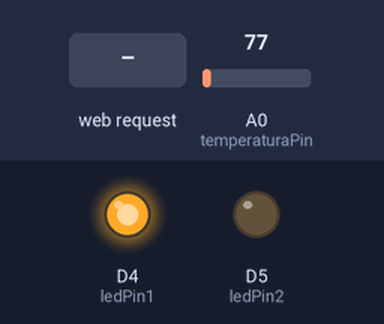
Simulated run of this sketch. Board: ESP8266 (NodeMCU). On the bench: output pins drawn as LEDs (lit = HIGH). Dashed ring = blinking. Inputs (shaded band) come from the test bench; at power-on: A0 (temperaturaPin) = 77. WiFi joins after 1.5 s; servers stay silent unless stated; random numbers use the default seed unless the sketch sets one; what the sketch prints to the serial monitor is not drawn.

Above: at 4.2 s.
4.3 s: A0 (temperaturaPin) set to 91
7.5 s: A0 (temperaturaPin) set to 107
At 9.8 s:
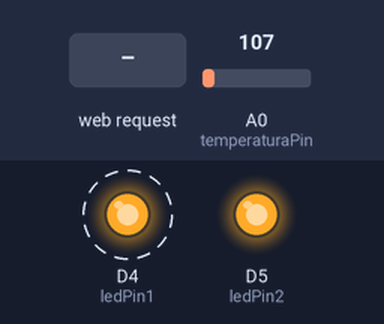
11.5 s: HTTP request GET /metadatos?tipo=xml received
14.5 s: HTTP request GET /metadatos?tipo=json received
18.5 s: A0 (temperaturaPin) set to 92
At 19.5 s:
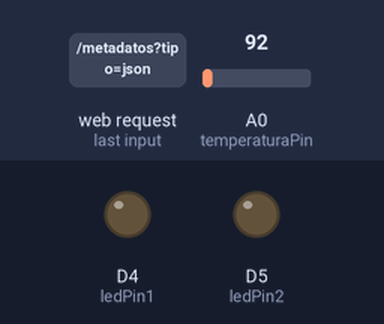
22.5 s: A0 (temperaturaPin) set to 130
At 26.5 s:
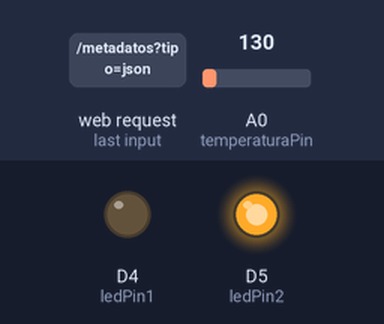
Timing chart, 0 to 27.5 s (numbered marks = the images above; inputs shaded):
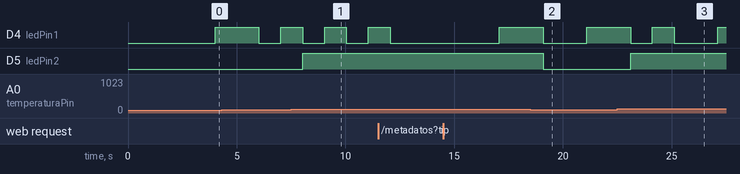

Measured:
- the behaviour switches between 99 and 100 on A0 (temperaturaPin) (found by bisection; images 0 and 1)
- after the input at 7.5 s, D5 (ledPin2): LOW → HIGH after 0.53 s
- after the input at 18.5 s, D5 (ledPin2): HIGH → LOW after 0.59 s
- after the input at 22.5 s, D5 (ledPin2): LOW → HIGH after 0.61 s

The sketch:

1.ESPNodeServidorWebRequest.ino
```cpp
#include <ESP8266WiFi.h>
// WiFi parameters
//const char* ssid = "IoTIC";
//const char* password = "interaccioneinteligencia";
//const char* ssid = "264083978257";
//const char* password = "170062167853";
const char* ssid = "andres";
const char* password = "1234qwer";

WiFiServer server(80);

//Parametros de los pines
const int temperaturaPin = A0;
const int fotoCeldapin = A0;
const int ledPin1 = D4;
const int ledPin2 = D5;

const int umbralLuz = 500;
const int umbralTemp = 32;

void configurarWifi(void){
  delay(10);
  // We start by connecting to a WiFi network
  Serial.println();
  Serial.print("Connecting to ");
  Serial.println(ssid);
  WiFi.begin(ssid, password);

  while (WiFi.status() != WL_CONNECTED)
  {
    delay(500);
    Serial.print(".");
  }
  Serial.println("");
  Serial.println("WiFi connected");
  // Print the IP address
  Serial.println("IP address: ");
  Serial.println(WiFi.localIP());
}

char* retornarMetadatosXML() {
  char* id = "<?xml version=\"1.0\" encoding=\"UTF-8\"?><objetoIoT xmlns:xsi=\"http://www.w3.org/2001/XMLSchema-instance\" id=\"192.168.127.15\" xsi:noNamespaceSchemaLocation=\"id.xsd\">   <gateway>      <propiedades>         <nombre>ESP8266</nombre>         <modelo>nodemcu 12E</modelo>         <fabricante>EspressIf</fabricante>      </propiedades>      <recursos>     <recursoIoT>            <tipo>sensor</tipo>            <senal>analoga</senal>            <voltaje rangoinicial=\"3\" rangoFinal=\"1023\"/>            <dispositivo>FotoCelda</dispositivo>         </recursoIoT>    <recursoIoT>            <tipo>actuador</tipo>            <senal>digital</senal>            <voltaje rangoInicial=\"0\" rangoFinal=\"1\"/>            <dispositivo>LED</dispositivo>         </recursoIoT>     <recursoIoT>            <tipo>sensor</tipo>            <senal>analoga</senal>            <voltaje rangoinicial=\"3\" rangoFinal=\"1023\"/>            <dispositivo>TMP35</dispositivo>         </recursoIoT>         <recursoIoT>            <tipo>actuador</tipo>            <senal>digital</senal>            <voltaje rangoinicial=\"0\" rangoFinal=\"1\"/>            <dispositivo>LED</dispositivo>         </recursoIoT>      </recursos>   </gateway></objetoIoT>";
  return id;
}

char* retornarMetadatosJSON() {
  char* id = "{   \"@id\": \"192.168.127.15\",   \"@noNamespaceSchemaLocation\": \"id.xsd\",   \"gateway\": {      \"propiedades\": {         \"nombre\": \"ESP8266\",         \"modelo\": \"nodemcu 12E\",         \"fabricante\": \"EspressIf\"      },      \"recursos\": [         {            \"tipo\": \"sensor\",            \"senal\": \"analoga\",            \"voltaje\": {               \"@rangoinicial\": \"3\",               \"@rangoFinal\": \"1023\"            },            \"dispositivo\": \"FotoCelda\"         },         {            \"tipo\": \"actuador\",            \"senal\": \"digital\",            \"voltaje\": {               \"@rangoInicial\": \"0\",               \"@rangoFinal\": \"1\"            },            \"dispositivo\": \"LED\"         },         {            \"tipo\": \"sensor\",            \"senal\": \"analoga\",            \"voltaje\": {               \"@rangoinicial\": \"3\",               \"@rangoFinal\": \"1023\"            },            \"dispositivo\": \"TMP35\"         },         {            \"tipo\": \"actuador\",            \"senal\": \"digital\",            \"voltaje\": {               \"@rangoinicial\": \"0\",               \"@rangoFinal\": \"1\"            },            \"dispositivo\": \"LED\"         }      ]   }}";
  return id;
}

String retornarMedidasXML(float temperatura, int estado1, int estado2, float voltaje) {
  String medidas = "<?xml version=\"1.0\" encoding=\"UTF-8\"?><observacion xmlns:xsi=\"http://www.w3.org/2001/XMLSchema-instance\" id=\"192.168.127.15\" xsi:noNamespaceSchemaLocation=\"medida.xsd\">   <entidad nombre=\"mesa\">      <recursoIoT tipo=\"sensor\">         <caracteristica propiedad=\"luz\">";
  medidas += voltaje;
  medidas += "</caracteristica>         <unidad>voltio</unidad>         <lugar lat=\"24.7\" lon=\"76.5\" ele=\"1756\" />      </recursoIoT>      <recursoIoT tipo=\"actuador\">         <dispositivo nombre=\"bombillo\" numero=\"1\">            <estado>";
  medidas += estado1;
  medidas += "</estado>         </dispositivo>         <lugar lat=\"24.7\" lon=\"76.5\" ele=\"1756\" />      </recursoIoT>      <recursoIoT tipo=\"sensor\">         <caracteristica propiedad=\"temperatura\">";
  medidas += temperatura;
  medidas += "</caracteristica>         <unidad>grados centigrados</unidad>         <lugar lat=\"24.7\" lon=\"76.5\" ele=\"1756\" />      </recursoIoT>      <recursoIoT tipo=\"actuador\">         <dispositivo nombre=\"bombillo\" numero=\"2\">            <estado>";
  medidas += estado2;
  medidas += "</estado>         </dispositivo>         <lugar lat=\"24.7\" lon=\"76.5\" ele=\"1756\" />      </recursoIoT>   </entidad></observacion>";
  return medidas;
}

String retornarMedidasJSON(float temperatura, int estado1,  int estado2, float voltaje) {
  String medidas = "{   \"@id\": \"192.168.127.15\",   \"@noNamespaceSchemaLocation\": \"medida.xsd\",   \"entidad\": {      \"@nombre\": \"mesa\",      \"recursoIoT\": [         {            \"@tipo\": \"sensor\",            \"caracteristica\": {               \"@propiedad\": \"luz\",               \"#text\": \"";
  medidas += voltaje;
  medidas += "\"            },            \"unidad\": \"voltio\",            \"lugar\": {               \"@lat\": \"24.7\",               \"@lon\": \"76.5\",               \"@ele\": \"1756\"            }         },         {            \"@tipo\": \"actuador\",            \"dispositivo\": {               \"@nombre\": \"bombillo\",               \"@numero\": \"1\",               \"estado\": \"";
  medidas += estado1;
  medidas += "\"            },            \"lugar\": {               \"@lat\": \"24.7\",               \"@lon\": \"76.5\",               \"@ele\": \"1756\"            }         },         {            \"@tipo\": \"sensor\",            \"caracteristica\": {               \"@propiedad\": \"temperatura\",               \"#text\": \"";
  medidas += temperatura;
  medidas += "\"            },            \"unidad\": \"grados centigrados\",            \"lugar\": {               \"@lat\": \"24.7\",               \"@lon\": \"76.5\",               \"@ele\": \"1756\"            }         },         {            \"@tipo\": \"actuador\",            \"dispositivo\": {               \"@nombre\": \"bombillo\",               \"@numero\": \"2\",               \"estado\": \"";
  medidas += estado2;
  medidas += "\"            },            \"lugar\": {               \"@lat\": \"24.7\",               \"@lon\": \"76.5\",               \"@ele\": \"1756\"            }         }      ]   }}";
  return medidas;
}

void setup()
{
  // Inicializar el puerto serial
  Serial.begin(115200);
  delay(1500);

  // prepare GPIO2
  pinMode(ledPin1, OUTPUT);
  pinMode(ledPin2, OUTPUT);

  // Connect to WiFi network
  Serial.println();
  Serial.println();
  Serial.print("Connecting to ");
  Serial.println(ssid);

  WiFi.begin(ssid, password);

  while (WiFi.status() != WL_CONNECTED) {
    delay(500);
    Serial.print(".");
  }
  Serial.println("");
  Serial.println("WiFi connected");

  // Start the server
  server.begin();
  Serial.println("Server started");

  // Print the IP address
  Serial.println(WiFi.localIP());

  randomSeed(analogRead(A0));
}

void loop()
{
  //En caso de Ser una FotoCelda
  //valoranalogo = analogRead(fotoCeldapin);
  int valorFotoCelda = random(0,1023);
  Serial.print("Valor analogo: ");
  Serial.print(valorFotoCelda);
  Serial.print(" ADC --- ");

  int estado1 = 0;
  //En caso de Ser un Led
  if(valorFotoCelda > umbralLuz) {
    digitalWrite(ledPin1, HIGH);   // turn the LED on (HIGH is the voltage level)
    estado1 = 1;
    Serial.println("Bombillo 1 ON");
  }
  else {
    digitalWrite(ledPin1, LOW);    // turn the LED off by making the voltage LOW
    Serial.println("Bombillo 1 OFF");
  }

  //En caso de Ser un TMP35
  int valorAnalogo = analogRead(temperaturaPin);
  float temperatura = 3.3 * valorAnalogo * 100.0 / 1024.0;
  //impresión en la pantalla seria del IDE arduino
  Serial.print("Temperatura: ");
  Serial.print(temperatura);
  //Serial.print(" ");
  Serial.print(" ℃ --- ");

  int estado2 = 0;
  //En caso de Ser un Led
  if(temperatura > umbralTemp){
    digitalWrite(ledPin2, HIGH);   // turn the LED on (HIGH is the voltage level)
    estado2 = 1;
    Serial.println("Bombillo 2 ON");
  }
  else {
      digitalWrite(ledPin2, LOW);    // turn the LED off by making the voltage LOW
      Serial.println("Bombillo 2 OFF");
  }

// Comprobar si se ha conectado algun cliente
  WiFiClient cliente = server.available();
  String req = cliente.readStringUntil('r');
  Serial.println(req);
  cliente.flush();

  // Match the request
  if (req.indexOf("/metadatos?tipo=xml") != -1) {
    Serial.println("Cliente conectado...");
    Serial.println("Enviando Metadatos XML");
    cliente.println( retornarMetadatosXML() );
  }
  else if (req.indexOf("/metadatos?tipo=json") != -1) {
    Serial.println("Cliente conectado...");
    Serial.println("Enviando Metadatos JSON");
    cliente.println( retornarMetadatosJSON() );
  }
  else if (req.indexOf("/medidas?tipo=xml") != -1 ){
    Serial.println("Cliente conectado...");
    Serial.println("Enviando Medidas XML");
    cliente.println( retornarMedidasXML(temperatura,estado1,estado2,valorFotoCelda) );
  }
  else if (req.indexOf("/medidas?tipo=json") != -1 ){
    Serial.println("Cliente conectado...");
    Serial.println("Enviando Medidas JSON");
    cliente.println( retornarMedidasJSON(temperatura,estado1,estado2,valorFotoCelda) );
  }
  else {
    Serial.println("invalid request");
    cliente.println("ERROR 404");
    //cliente.stop();
    return;
  }

  /*if(cliente)
  {

//------------------------------------------------WEB--------------------------------------------------------------------------------------

    Serial.println("Cliente conectado...");
    Serial.println("Enviando XML ID");
    cliente.println(retornarId());
  }*/
  delay(1000); // reescribe cada 1 segundo
}
```
